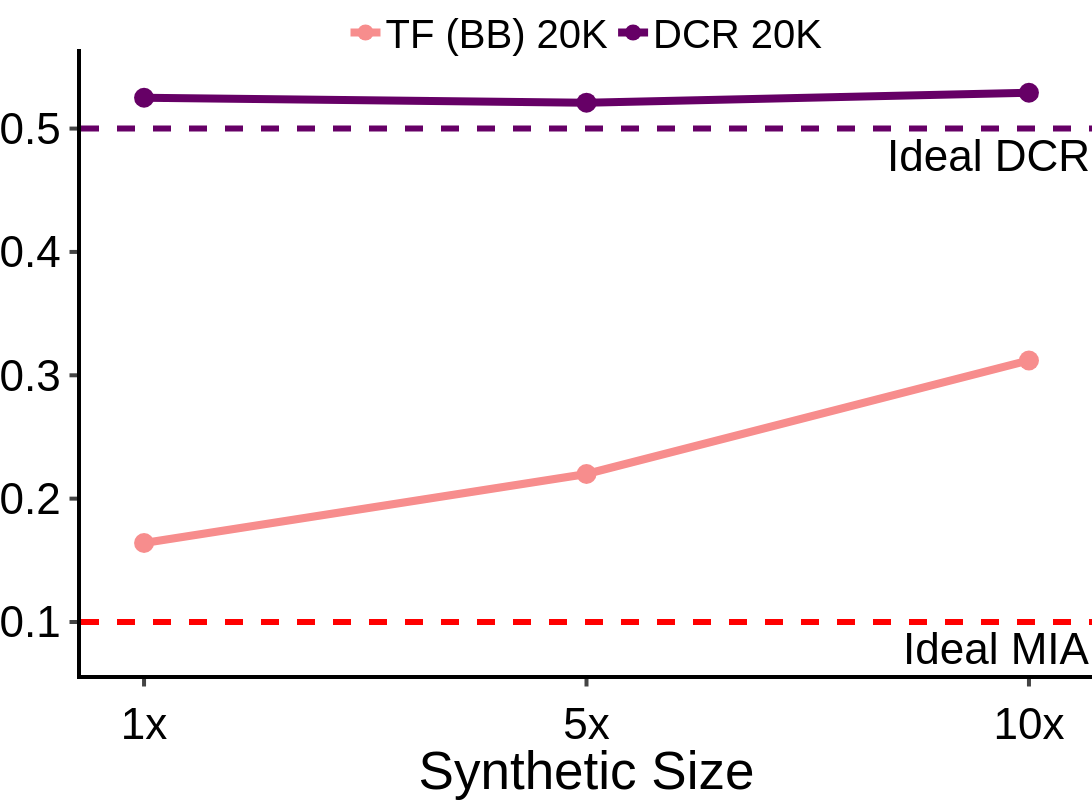

The code cell stored with this chart in its notebook:
### Code cell
df = {"Synthetic Size": synthetic_size, "TF (BB) 20K": bb_20k, "DCR 20K": dcr_20k}

fig = px.line(
    data_frame=df,
    x="Synthetic Size",
    y=["TF (BB) 20K", "DCR 20K"],
    markers=True,
)
fig.data[0].line.color = "#f78d8d"
fig.data[1].line.color = "#660066"
fig.add_hline(y=0.1, line_dash="dash", line_color="red", annotation_text="Ideal MIA", annotation_position="bottom right", line_width=6)
fig.add_hline(y=0.5, line_dash="dash", line_color="#660066", annotation_text="Ideal DCR", annotation_position="bottom right", line_width=6)
fig.update_layout(
    xaxis=dict(
        tickmode='array',
        tickvals=["1x", "5x", "10x"],
    ),
)
fig.update_xaxes(
   ticks="outside", tickwidth=4, ticklen=7.5, linewidth=4, linecolor="black", tickangle=0, title_font_family="Helvetica", tickfont_family="Helvetica", tickfont_size=FONT_SIZE,
)
fig.update_yaxes(
    ticks="outside", tickwidth=4, ticklen=7.5, linewidth=4, linecolor="black", title = "Metric Score", tickangle=0, title_font_family="Helvetica", tickfont_family="Helvetica", tickfont_size=FONT_SIZE,
)
fig.update_traces(marker=dict(size=20), line=dict(width=8))

customize_figure_layout(fig)
fig.update_layout(yaxis_title=None)
save_and_display_figure(fig, "berka_tf_dcr_synthetic_size", plots_dir)

### Figure 1 — Plotly figure (JSON) as saved in the notebook; plotly's stock layout.template omitted (floating-point values rounded to 4 significant figures)
{"data": [{"hovertemplate": "variable=TF (BB) 20K<br>Synthetic Size=%{x}<br>value=%{y}<extra></extra>", "legendgroup": "TF (BB) 20K", "line": {"color": "#f78d8d", "dash": "solid", "width": 8}, "marker": {"size": 20, "symbol": "circle"}, "mode": "lines+markers", "name": "TF (BB) 20K", "orientation": "v", "showlegend": true, "type": "scatter", "x": ["1x", "5x", "10x"], "xaxis": "x", "y": [0.164, 0.22, 0.312], "yaxis": "y"}, {"hovertemplate": "variable=DCR 20K<br>Synthetic Size=%{x}<br>value=%{y}<extra></extra>", "legendgroup": "DCR 20K", "line": {"color": "#660066", "dash": "solid", "width": 8}, "marker": {"size": 20, "symbol": "circle"}, "mode": "lines+markers", "name": "DCR 20K", "orientation": "v", "showlegend": true, "type": "scatter", "x": ["1x", "5x", "10x"], "xaxis": "x", "y": [0.525, 0.521, 0.529], "yaxis": "y"}], "layout": {"annotations": [{"showarrow": false, "text": "Ideal MIA", "x": 1, "xanchor": "right", "xref": "x domain", "y": 0.1, "yanchor": "top", "yref": "y"}, {"showarrow": false, "text": "Ideal DCR", "x": 1, "xanchor": "right", "xref": "x domain", "y": 0.5, "yanchor": "top", "yref": "y"}], "font": {"color": "black", "family": "Helvetica", "size": 44}, "height": 800, "legend": {"font": {"size": 40}, "orientation": "h", "title": {"font": {"family": "Helvetica"}, "text": ""}, "tracegroupgap": 0, "valign": "top", "x": 0.5, "xanchor": "center", "y": 0.975, "yanchor": "bottom"}, "margin": {"b": 0, "l": 0, "pad": 0, "r": 0, "t": 40}, "plot_bgcolor": "white", "shapes": [{"line": {"color": "red", "dash": "dash", "width": 6}, "type": "line", "x0": 0, "x1": 1, "xref": "x domain", "y0": 0.1, "y1": 0.1, "yref": "y"}, {"line": {"color": "#660066", "dash": "dash", "width": 6}, "type": "line", "x0": 0, "x1": 1, "xref": "x domain", "y0": 0.5, "y1": 0.5, "yref": "y"}], "title": {"font": {"family": "Helvetica"}, "x": 0.5, "y": 0.99}, "width": 1200, "xaxis": {"anchor": "y", "automargin": true, "domain": [0, 1], "linecolor": "black", "linewidth": 4, "tickangle": 0, "tickfont": {"family": "Helvetica", "size": 44}, "ticklen": 7.5, "tickmode": "array", "ticks": "outside", "tickvals": ["1x", "5x", "10x"], "tickwidth": 4, "title": {"font": {"family": "Helvetica"}, "text": "Synthetic Size"}}, "yaxis": {"anchor": "x", "automargin": true, "domain": [0, 1], "dtick": 0.1, "linecolor": "black", "linewidth": 4, "tickangle": 0, "tickfont": {"family": "Helvetica", "size": 44}, "ticklen": 7.5, "ticks": "outside", "tickwidth": 4, "title": {}}}}
